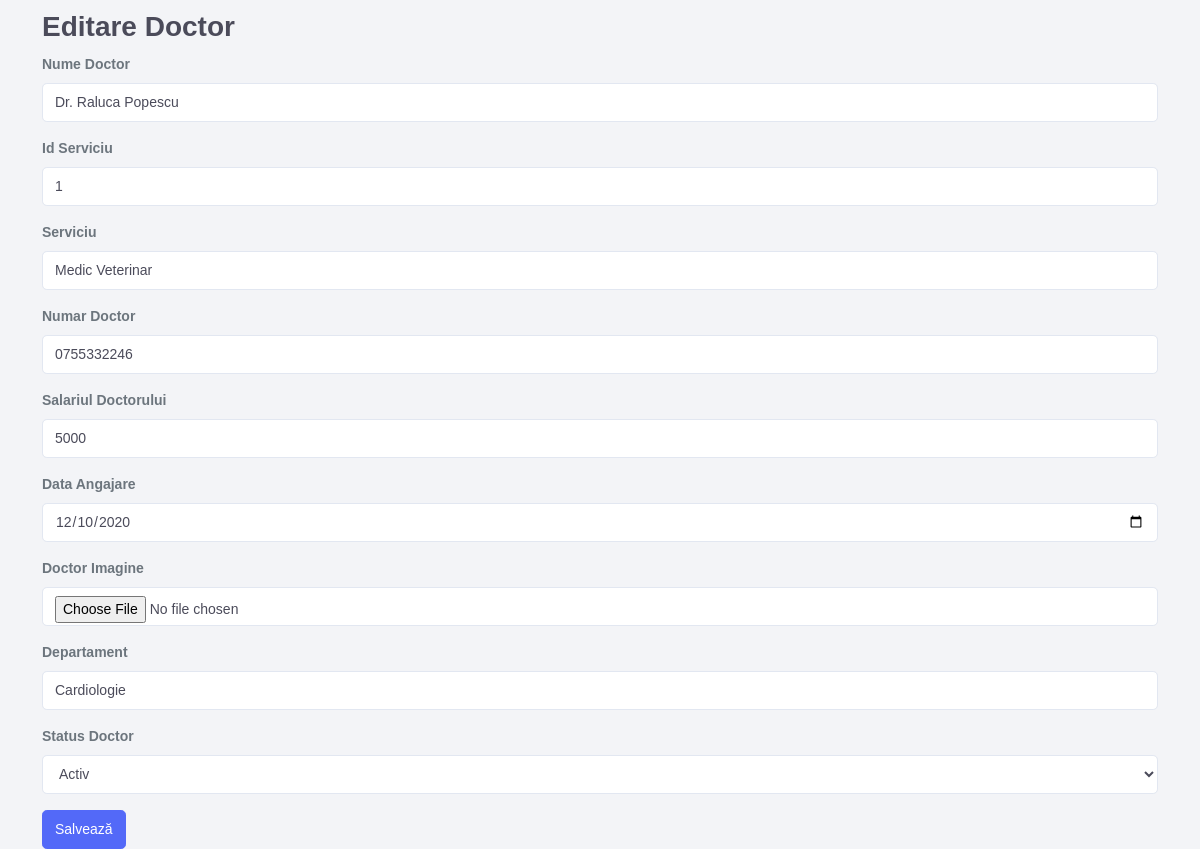
The app's page /author/Editeaza-doctor.php?id=1 with its own data.
### tables this page shows
CREATE TABLE `doctori` (
                                   `id_doctor` int(11) NOT NULL,
                                   `nume` varchar(255) NOT NULL,
                                   `id_serviciu` varchar(255) NOT NULL,
                                   `serviciu` text NOT NULL,
                                   `număr_doctor_contact` varchar(15) NOT NULL,
                                   `salariu_doctor` varchar(255) NOT NULL,
                                   `data_angajare` date NOT NULL,
                                   `doctor_img` varchar(255) NOT NULL,
                                   `departament` varchar(50) NOT NULL,
                                   `doctor_status` tinyint(2) NOT NULL DEFAULT 1 COMMENT '1=Activ, 0=Inactiv'
);

### author/Editeaza-doctor.php (the view, shortened to what this page needs)
<?php
require_once '../controller/config/db_config.php';
if (isset($_GET['id'])) {
    $id_doctor = $_GET['id'];
    $query = "SELECT * FROM doctori WHERE id_doctor = '$id_doctor'";
    $result = mysqli_query($db_con, $query);
    if ($result) {
        $doctor = mysqli_fetch_assoc($result);
    } else {
        echo "Eroare la preluarea datelor doctorului.";
        exit;
    }
} else {
    echo "ID-ul doctorului nu a fost specificat.";
    exit;
}
?>
<!DOCTYPE html>
<html lang="en">
<head>
    <link href="assets/css/bootstrap.min.css" rel="stylesheet" type="text/css" />
</head>
<body>
<div class="container">
    <h2>Editare Doctor</h2>
    <form method="post" enctype="multipart/form-data">
        <div class="form-group">
            <label for="nume">Nume Doctor</label>
            <input type="text" class="form-control" id="nume" name="nume" value="<?php echo $doctor['nume']; ?>" required>
        </div>
        <div class="form-group">
            <label for="id_serviciu">Id Serviciu</label>
            <input type="text" class="form-control" id="id_serviciu" name="id_serviciu" value="<?php echo $doctor['id_serviciu']; ?>" required>
        </div>
        <div class="form-group">
            <label for="serviciu">Serviciu</label>
            <input type="text" class="form-control" id="serviciu" name="serviciu" value="<?php echo $doctor['serviciu']; ?>" required>
        </div>
        <div class="form-group">
            <label for="număr_doctor_contact">Numar Doctor</label>
            <input type="text" class="form-control" id="număr_doctor_contact" name="număr_doctor_contact" value="<?php echo $doctor['număr_doctor_contact']; ?>" required>
        </div>
        <div class="form-group">
            <label for="salariu_doctor">Salariul Doctorului</label>
            <input type="number" class="form-control" id="salariu_doctor" name="salariu_doctor" value="<?php echo $doctor['salariu_doctor']; ?>" required>
        </div>
        <div class="form-group">
            <label for="data_angajare">Data Angajare</label>
            <input type="date" class="form-control" id="data_angajare" name="data_angajare" value="<?php echo $doctor['data_angajare']; ?>">
        </div>
        <div class="form-group">
            <label for="doctor_img">Doctor Imagine</label>
            <input type="file" accept="image/*" class="form-control" id="doctor_img" name="doctor_img">
        </div>
        <div class="form-group">
            <label for="departament">Departament</label>
            <input type="text" class="form-control" id="departament" name="departament" value="<?php echo $doctor['departament']; ?>" required>
        </div>
        <div class="form-group">
            <label for="doctor_status">Status Doctor</label>
            <select class="form-control" id="doctor_status" name="doctor_status" required>
                <option value="1" <?php if($doctor['doctor_status'] == 1) echo 'selected'; ?>>Activ</option>
            </select>
        </div>
        <button type="submit" name="submit" class="btn btn-primary">Salvează</button>
    </form>
</div>
</body>
</html>

### records on screen
doctori: nume "Dr. Raluca Popescu", id_serviciu "1", serviciu "Medic Veterinar", număr_doctor_contact "0755332246", salariu_doctor "5000", data_angajare "12/10/2020", departament "Cardiologie", doctor_status "Activ"
